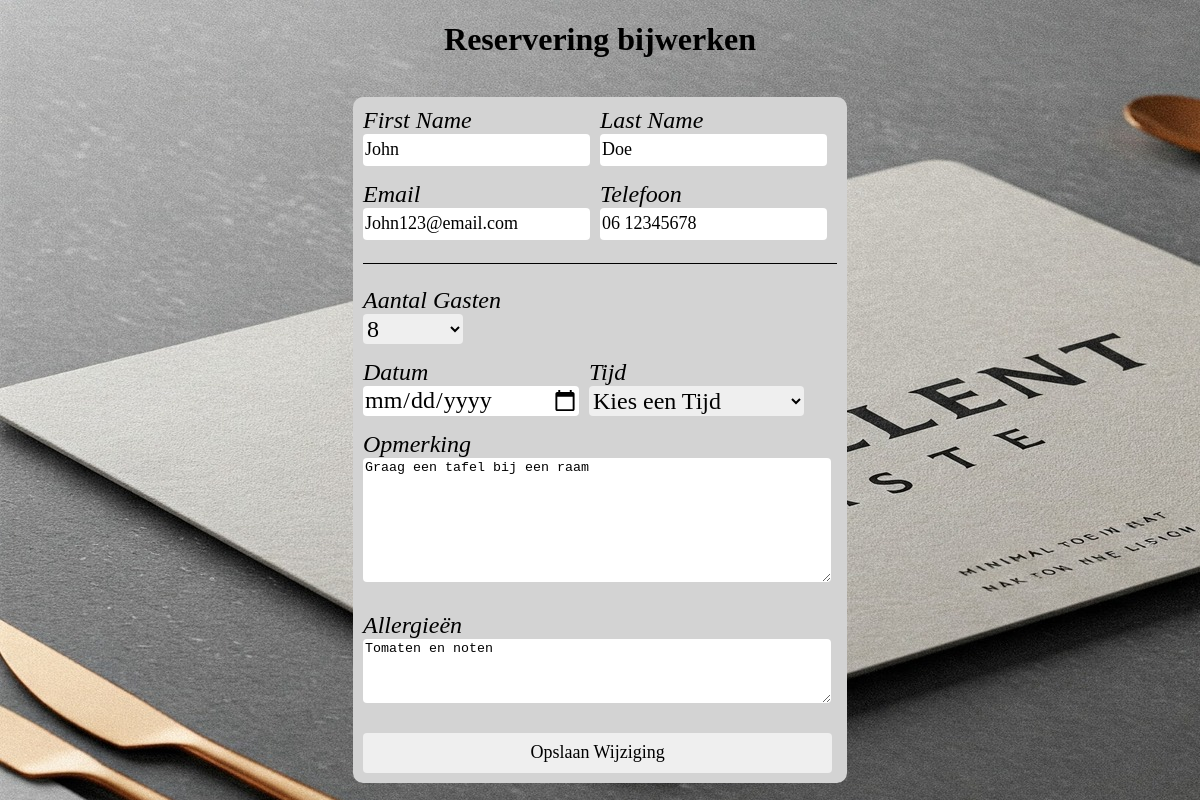
The page /Reserveren/update.php?id=4 on the database its author committed.
### tables this page shows
CREATE TABLE IF NOT EXISTS `reservering` (
  `idReservering` int(11) NOT NULL AUTO_INCREMENT,
  `Klant_idKlant` int(11) NOT NULL,
  `Tafel` int(11) DEFAULT NULL,
  `Datum` date DEFAULT NULL,
  `Tijd` time DEFAULT NULL,
  `AantalPersonen` int(11) DEFAULT NULL,
  `Opmerking` varchar(500) DEFAULT NULL,
  `Allergien` varchar(250) DEFAULT NULL,
  `Datum_toegevoegd` datetime DEFAULT NULL,
  `Status` enum('pending','confirmed','cancelled','no-show','completed') DEFAULT 'pending',
  PRIMARY KEY (`idReservering`),
  KEY `Klant_idKlant` (`Klant_idKlant`)
);

CREATE TABLE IF NOT EXISTS `klant` (
  `idKlant` int(11) NOT NULL AUTO_INCREMENT,
  `Naam` varchar(45) DEFAULT NULL,
  `Telefoon` varchar(45) DEFAULT NULL,
  `Email` varchar(60) DEFAULT NULL,
  PRIMARY KEY (`idKlant`)
);

### Reserveren/update.php (the view, shortened to what this page needs)
<?php
require_once('../config.php');
if ($_SERVER['REQUEST_METHOD'] === 'POST') {
    $reservering_id = $_POST['reservering_id'];
    $klant_id = $_POST['klant_id'];
    $voornaam = $_POST['voornaam'];
    $achternaam = $_POST['achternaam'];
    $telefoon = $_POST['telefoon'];
    $email = $_POST['email'];
    $naam = $voornaam . ' ' . $achternaam;
    $gasten = $_POST['gast'];
    $datum = $_POST['datum'];
    $tijd = $_POST['tijd'];
    $opmerking = $_POST['opmerking'];
    $allergien = $_POST['allergien'];
    try {
        $stmt = $conn->prepare("UPDATE klant SET naam = :naam, Telefoon = :telefoon, email = :email WHERE idKlant = :id");
        $stmt->execute([
            ':naam' => $naam,
            ':telefoon' => $telefoon,
            ':email' => $email,
            ':id' => $klant_id
        ]);
        $stmt = $conn->prepare("UPDATE reservering
            SET AantalPersonen = :gasten, datum = :datum, tijd = :tijd, opmerking = :opmerking, allergien = :allergien
            WHERE idReservering = :id");
        $stmt->execute([
            ':gasten' => $gasten,
            ':datum' => $datum,
            ':tijd' => $tijd,
            ':opmerking' => $opmerking,
            ':allergien' => $allergien,
            ':id' => $reservering_id
        ]);
        $_SESSION['success'] = "Reservering succesvol bijgewerkt.";
        header("Location: Lijst.php");
        exit;
    } catch (PDOException $e) {
        echo "Fout bij updaten: " . $e->getMessage();
    }
} elseif ($_SERVER['REQUEST_METHOD'] === 'GET' && isset($_GET['id'])) {
    $reservering_id = $_GET['id'];
    $stmt = $conn->prepare("SELECT r.*, k.idKlant, k.Naam, k.Telefoon, k.Email
                            FROM reservering r
                            JOIN klant k ON r.klant_idKlant = k.idKlant
                            WHERE idReservering = :id");
    $stmt->execute([':id' => $reservering_id]);
    $data = $stmt->fetch(PDO::FETCH_ASSOC);
    list($voornaam, $achternaam) = explode(' ', $data['Naam'], 2);
} else {
    echo "Geen reservering geselecteerd.";
    exit;
}
?>
<!doctype html>
<html lang="nl">
<head>
    <link rel="stylesheet" href="Reserveren.css" >
</head>
<body>
<h1>Reservering bijwerken</h1>
<section id="form">
    <div id="formulier" >
<form method="post" action="update.php">
    <div id="naam">
        <div class="input-field">
            <label for="voornaam">First Name</label>
            <input type="text" name="voornaam" id="voornaam" required value="<?= ($voornaam) ?>">
        </div>
        <div class="input-field">
            <label for="achternaam">Last Name</label>
            <input type="text" name="achternaam" id="achternaam" required value="<?= ($achternaam) ?>">
        </div>
    </div>
    <div id="contact">
        <div class="input-field">
            <label for="email">Email</label>
            <input id="email" type="email" name="email" required value="<?= ($data['Email']) ?>">
        </div>
        <div class="input-field">
            <label for="telefoon">Telefoon</label>
            <input id="telefoon" type="tel" name="telefoon" required maxlength="15" value="<?= ($data['Telefoon']) ?>">
        </div>
    </div>
    <div id="line"></div>
    <div id="gasten">
        <div class="input-field">
            <label for="gast">Aantal Gasten</label>
            <select name="gast" id="gast" required>
                <?php
                for ($i = 1; $i <= 10; $i++) {
                    $selected = ($data['AantalPersonen'] == $i) ? "selected" : "";
                    echo "<option value='$i' $selected>$i</option>";
                }
                ?>
            </select>
        </div>
    </div>
    <div id="tijd">
        <div class="input-field">
            <label for="date">Datum</label>
            <input id="date" type="date" name="datum" required min="<?= date('Y-m-d') ?>">
        </div>
        <div class="input-field">
            <label for="tijd">Tijd</label>
            <select name="tijd" id="time" required>
                <option value="">Kies een Tijd</option>
            </select>
        </div>
    </div>
    <div id="opmerking">
        <div class="input-field">
            <label for="opmerking">Opmerking</label>
            <textarea id="opmerking" name="opmerking" rows="8"><?= htmlspecialchars($data['Opmerking']) ?></textarea>
        </div>
    </div>
    <div id="allergien">
        <div class="input-field">
            <label for="allergien">Allergieën</label>
            <textarea id="allergien" name="allergien" rows="4"><?= htmlspecialchars($data['Allergien']) ?></textarea>
        </div>
    </div>
    <div id="submit">
        <input type="submit" id="bevestig" value="Opslaan Wijziging">
    </div>
</form>
    </div>
</section>
</body>
</html>

### Reserveren/Reserveren.css (style rules this page uses)
body { font-family: "Bell MT Extra"; margin: 0; display: flex; justify-content: center; align-items: center; min-height: 100vh; background-image: url("../Image/ExcTaste.jpg"); flex-direction: column; }
input { border: none; border-radius: 4px; }
label { font-size: x-large; font-style: italic; }
#form { display: flex; justify-content: center; align-items: center; border-radius: 10px; background-color: lightgrey; width: auto; height: auto; margin: auto; }
#formulier { display: flex; justify-content: center; align-items: center; align-content: center; margin: 10px; }
.input-field { display: flex; flex-direction: column; margin-right: 10px; }
#naam { display: flex; flex-direction: row; margin-bottom: 15px; }
#voornaam { height: 30px; font-family: Bell MT; font-size: large; font-weight: normal; }
#achternaam { height: 30px; font-family: Bell MT; font-size: large; font-weight: normal; }
#telefoon { height: 30px; font-family: Bell MT; font-size: large; font-weight: normal; }
#email { height: 30px; font-family: Bell MT; font-size: large; font-weight: normal; }
#contact { display: flex; flex-direction: row; }
#line { width: 100%; height: 1px!important; background-color: black; margin-top: 23px; margin-bottom: 23px; }
#gast { border: none; border-radius: 4px; height: 30px; width: 100px; font-family: Bell MT; font-size: x-large; font-weight: normal; margin-bottom: 15px; }
#tijd { display: flex; flex-direction: row; margin-bottom: 15px; }
#date { border: none; border-radius: 4px; height: 30px; width: 100px; font-family: Bell MT; font-size: x-large; font-weight: normal; width: 215px; }
#time { border: none; border-radius: 4px; height: 30px; width: 100px; font-family: Bell MT; font-size: x-large; font-weight: normal; width: 215px; }
#opmerking { border-radius: 4px; border: none; width: 100%; margin-bottom: 15px; }
#allergien { border-radius: 4px; border: none; width: 100%; margin-bottom: 15px; }
#bevestig { width: 99%; border-radius: 4px; border: none; height: 40px; font-family: Bell MT; font-size: large; }

### rows shown on the page
reservering: email "John123@email.com", telefoon "06 12345678", opmerking "Graag een tafel bij een raam", allergien "Tomaten en noten"

### other values the page prints
form field gast "8"
